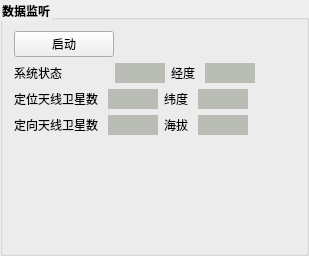
                      <widget class="QGroupBox" name="groupBox_23">
                       <property name="font">
                        <font>
                         <weight>75</weight>
                         <bold>true</bold>
                        </font>
                       </property>
                       <property name="styleSheet">
                        <string notr="true">QGroupBox::title{
font-size:13px;
front-weight:bold;
}</string>
                       </property>
                       <property name="title">
                        <string>数据监听</string>
                       </property>
                       <layout class="QVBoxLayout" name="verticalLayout_22">
                        <item>
                         <layout class="QHBoxLayout" name="horizontalLayout_11">
                          <item>
                           <widget class="QPushButton" name="pushButton_gnss_rviz">
                            <property name="minimumSize">
                             <size>
                              <width>100</width>
                              <height>0</height>
                             </size>
                            </property>
                            <property name="maximumSize">
                             <size>
                              <width>100</width>
                              <height>16777215</height>
                             </size>
                            </property>
                            <property name="text">
                             <string>启动</string>
                            </property>
                           </widget>
                          </item>
                          <item>
                           <spacer name="horizontalSpacer_13">
                            <property name="orientation">
                             <enum>Qt::Horizontal</enum>
                            </property>
                            <property name="sizeHint" stdset="0">
                             <size>
                              <width>40</width>
                              <height>20</height>
                             </size>
                            </property>
                           </spacer>
                          </item>
                         </layout>
                        </item>
                        <item>
                         <layout class="QVBoxLayout" name="verticalLayout_28">
                          <item>
                           <layout class="QHBoxLayout" name="horizontalLayout_66">
                            <item>
                             <layout class="QHBoxLayout" name="horizontalLayout_102">
                              <item>
                               <widget class="QLabel" name="label_128">
                                <property name="text">
                                 <string>系统状态              </string>
                                </property>
                               </widget>
                              </item>
                              <item>
                               <widget class="QLabel" name="label_gnss_state_2">
                                <property name="sizePolicy">
                                 <sizepolicy hsizetype="Expanding" vsizetype="Preferred">
                                  <horstretch>0</horstretch>
                                  <verstretch>0</verstretch>
                                 </sizepolicy>
                                </property>
                                <property name="minimumSize">
                                 <size>
                                  <width>50</width>
                                  <height>0</height>
                                 </size>
                                </property>
                                <property name="maximumSize">
                                 <size>
                                  <width>50</width>
                                  <height>16777215</height>
                                 </size>
                                </property>
                                <property name="styleSheet">
                                 <string notr="true">background-color: rgb(186, 189, 182);</string>
                                </property>
                                <property name="text">
                                 <string/>
                                </property>
                               </widget>
                              </item>
                             </layout>
                            </item>
                            <item>
                             <layout class="QHBoxLayout" name="horizontalLayout_99">
                              <item>
                               <widget class="QLabel" name="label_125">
                                <property name="text">
                                 <string>经度 </string>
                                </property>
                               </widget>
                              </item>
                              <item>
                               <widget class="QLabel" name="label_latitude">
                                <property name="sizePolicy">
                                 <sizepolicy hsizetype="Expanding" vsizetype="Preferred">
                                  <horstretch>0</horstretch>
                                  <verstretch>0</verstretch>
                                 </sizepolicy>
                                </property>
                                <property name="minimumSize">
                                 <size>
                                  <width>50</width>
                                  <height>0</height>
                                 </size>
                                </property>
                                <property name="maximumSize">
                                 <size>
                                  <width>50</width>
                                  <height>16777215</height>
                                 </size>
                                </property>
                                <property name="styleSheet">
                                 <string notr="true">background-color: rgb(186, 189, 182);</string>
                                </property>
                                <property name="text">
                                 <string/>
                                </property>
                               </widget>
                              </item>
                              <item>
                               <spacer name="horizontalSpacer_76">
                                <property name="orientation">
                                 <enum>Qt::Horizontal</enum>
                                </property>
                                <property name="sizeHint" stdset="0">
                                 <size>
                                  <width>40</width>
                                  <height>20</height>
                                 </size>
                                </property>
                               </spacer>
                              </item>
                             </layout>
                            </item>
                           </layout>
                          </item>
                          <item>
                           <layout class="QHBoxLayout" name="horizontalLayout_67">
                            <item>
                             <layout class="QHBoxLayout" name="horizontalLayout_105">
                              <item>
                               <widget class="QLabel" name="label_130">
                                <property name="text">
                                 <string>定位天线卫星数 </string>
                                </property>
                               </widget>
                              </item>
                              <item>
                               <widget class="QLabel" name="label_num_row">
                                <property name="sizePolicy">
                                 <sizepolicy hsizetype="Expanding" vsizetype="Preferred">
                                  <horstretch>0</horstretch>
                                  <verstretch>0</verstretch>
                                 </sizepolicy>
                                </property>
                                <property name="minimumSize">
                                 <size>
                                  <width>50</width>
                                  <height>0</height>
                                 </size>
                                </property>
                                <property name="maximumSize">
                                 <size>
                                  <width>50</width>
                                  <height>16777215</height>
                                 </size>
                                </property>
                                <property name="styleSheet">
                                 <string notr="true">background-color: rgb(186, 189, 182);</string>
                                </property>
                                <property name="text">
                                 <string/>
                                </property>
                               </widget>
                              </item>
                             </layout>
                            </item>
                            <item>
                             <layout class="QHBoxLayout" name="horizontalLayout_117">
                              <item>
                               <widget class="QLabel" name="label_141">
                                <property name="text">
                                 <string>纬度 </string>
                                </property>
                               </widget>
                              </item>
                              <item>
                               <widget class="QLabel" name="label_longitude">
                                <property name="sizePolicy">
                                 <sizepolicy hsizetype="Expanding" vsizetype="Preferred">
                                  <horstretch>0</horstretch>
                                  <verstretch>0</verstretch>
                                 </sizepolicy>
                                </property>
                                <property name="minimumSize">
                                 <size>
                                  <width>50</width>
                                  <height>0</height>
                                 </size>
                                </property>
                                <property name="maximumSize">
                                 <size>
                                  <width>50</width>
                                  <height>16777215</height>
                                 </size>
                                </property>
                                <property name="styleSheet">
                                 <string notr="true">background-color: rgb(186, 189, 182);</string>
                                </property>
                                <property name="text">
                                 <string/>
                                </property>
                               </widget>
                              </item>
                              <item>
                               <spacer name="horizontalSpacer_77">
                                <property name="orientation">
                                 <enum>Qt::Horizontal</enum>
                                </property>
                                <property name="sizeHint" stdset="0">
                                 <size>
                                  <width>40</width>
                                  <height>20</height>
                                 </size>
                                </property>
                               </spacer>
                              </item>
                             </layout>
                            </item>
                           </layout>
                          </item>
                          <item>
                           <layout class="QHBoxLayout" name="horizontalLayout_88">
                            <item>
                             <layout class="QHBoxLayout" name="horizontalLayout_118">
                              <item>
                               <widget class="QLabel" name="label_145">
                                <property name="text">
                                 <string>定向天线卫星数 </string>
                                </property>
                               </widget>
                              </item>
                              <item>
                               <widget class="QLabel" name="label_num_hol">
                                <property name="sizePolicy">
                                 <sizepolicy hsizetype="Expanding" vsizetype="Preferred">
                                  <horstretch>0</horstretch>
                                  <verstretch>0</verstretch>
                                 </sizepolicy>
                                </property>
                                <property name="minimumSize">
                                 <size>
                                  <width>50</width>
                                  <height>0</height>
                                 </size>
                                </property>
                                <property name="maximumSize">
                                 <size>
                                  <width>50</width>
                                  <height>16777215</height>
                                 </size>
                                </property>
                                <property name="styleSheet">
                                 <string notr="true">background-color: rgb(186, 189, 182);</string>
                                </property>
                                <property name="text">
                                 <string/>
                                </property>
                               </widget>
                              </item>
                             </layout>
                            </item>
                            <item>
                             <layout class="QHBoxLayout" name="horizontalLayout_112">
                              <item>
                               <widget class="QLabel" name="label_140">
                                <property name="text">
                                 <string>海拔 </string>
                                </property>
                               </widget>
                              </item>
                              <item>
                               <widget class="QLabel" name="label_altitude">
                                <property name="sizePolicy">
                                 <sizepolicy hsizetype="Expanding" vsizetype="Preferred">
                                  <horstretch>0</horstretch>
                                  <verstretch>0</verstretch>
                                 </sizepolicy>
                                </property>
                                <property name="minimumSize">
                                 <size>
                                  <width>50</width>
                                  <height>0</height>
                                 </size>
                                </property>
                                <property name="maximumSize">
                                 <size>
                                  <width>50</width>
                                  <height>16777215</height>
                                 </size>
                                </property>
                                <property name="styleSheet">
                                 <string notr="true">background-color: rgb(186, 189, 182);</string>
                                </property>
                                <property name="text">
                                 <string/>
                                </property>
                               </widget>
                              </item>
                              <item>
                               <spacer name="horizontalSpacer_78">
                                <property name="orientation">
                                 <enum>Qt::Horizontal</enum>
                                </property>
                                <property name="sizeHint" stdset="0">
                                 <size>
                                  <width>40</width>
                                  <height>20</height>
                                 </size>
                                </property>
                               </spacer>
                              </item>
                             </layout>
                            </item>
                           </layout>
                          </item>
                         </layout>
                        </item>
                        <item>
                         <spacer name="verticalSpacer_3">
                          <property name="orientation">
                           <enum>Qt::Vertical</enum>
                          </property>
                          <property name="sizeHint" stdset="0">
                           <size>
                            <width>20</width>
                            <height>107</height>
                           </size>
                          </property>
                         </spacer>
                        </item>
                       </layout>
                      </widget>
